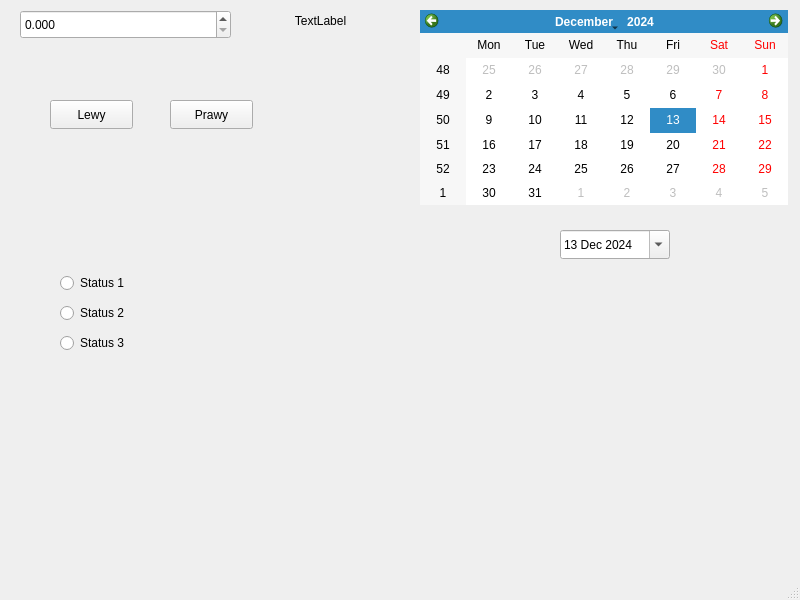
<?xml version="1.0" encoding="UTF-8"?>
<ui version="4.0">
 <class>MainWindow</class>
 <widget class="QMainWindow" name="MainWindow">
  <property name="geometry">
   <rect>
    <x>0</x>
    <y>0</y>
    <width>800</width>
    <height>600</height>
   </rect>
  </property>
  <property name="windowTitle">
   <string>MainWindow</string>
  </property>
  <widget class="QWidget" name="centralwidget">
   <widget class="QLabel" name="label">
    <property name="geometry">
     <rect>
      <x>230</x>
      <y>10</y>
      <width>181</width>
      <height>21</height>
     </rect>
    </property>
    <property name="text">
     <string>TextLabel</string>
    </property>
    <property name="alignment">
     <set>Qt::AlignmentFlag::AlignCenter</set>
    </property>
   </widget>
   <widget class="QPushButton" name="pushButton">
    <property name="geometry">
     <rect>
      <x>170</x>
      <y>100</y>
      <width>83</width>
      <height>29</height>
     </rect>
    </property>
    <property name="text">
     <string>Prawy</string>
    </property>
   </widget>
   <widget class="QPushButton" name="pushButton_2">
    <property name="geometry">
     <rect>
      <x>50</x>
      <y>100</y>
      <width>83</width>
      <height>29</height>
     </rect>
    </property>
    <property name="text">
     <string>Lewy</string>
    </property>
    <property name="default">
     <bool>false</bool>
    </property>
   </widget>
   <widget class="QDateEdit" name="dateEdit">
    <property name="geometry">
     <rect>
      <x>560</x>
      <y>230</y>
      <width>110</width>
      <height>29</height>
     </rect>
    </property>
    <property name="dateTime">
     <datetime>
      <hour>0</hour>
      <minute>0</minute>
      <second>0</second>
      <year>2024</year>
      <month>12</month>
      <day>13</day>
     </datetime>
    </property>
    <property name="calendarPopup">
     <bool>true</bool>
    </property>
   </widget>
   <widget class="QCalendarWidget" name="calendarWidget">
    <property name="geometry">
     <rect>
      <x>420</x>
      <y>10</y>
      <width>368</width>
      <height>195</height>
     </rect>
    </property>
    <property name="selectedDate">
     <date>
      <year>2024</year>
      <month>12</month>
      <day>13</day>
     </date>
    </property>
   </widget>
   <widget class="QRadioButton" name="radioButton">
    <property name="geometry">
     <rect>
      <x>60</x>
      <y>270</y>
      <width>112</width>
      <height>26</height>
     </rect>
    </property>
    <property name="text">
     <string>Status 1</string>
    </property>
   </widget>
   <widget class="QRadioButton" name="radioButton_2">
    <property name="geometry">
     <rect>
      <x>60</x>
      <y>300</y>
      <width>112</width>
      <height>26</height>
     </rect>
    </property>
    <property name="text">
     <string>Status 2</string>
    </property>
   </widget>
   <widget class="QRadioButton" name="radioButton_3">
    <property name="geometry">
     <rect>
      <x>60</x>
      <y>330</y>
      <width>112</width>
      <height>26</height>
     </rect>
    </property>
    <property name="text">
     <string>Status 3</string>
    </property>
   </widget>
   <widget class="QDoubleSpinBox" name="doubleSpinBox">
    <property name="geometry">
     <rect>
      <x>20</x>
      <y>10</y>
      <width>211</width>
      <height>29</height>
     </rect>
    </property>
    <property name="decimals">
     <number>3</number>
    </property>
   </widget>
  </widget>
  <widget class="QMenuBar" name="menubar">
   <property name="geometry">
    <rect>
     <x>0</x>
     <y>0</y>
     <width>800</width>
     <height>25</height>
    </rect>
   </property>
  </widget>
  <widget class="QStatusBar" name="statusBar"/>
 </widget>
 <resources/>
 <connections/>
</ui>
